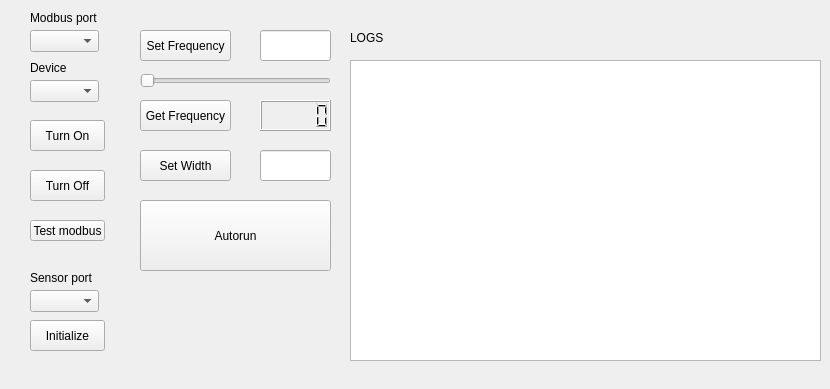
<?xml version="1.0" encoding="UTF-8"?>
<ui version="4.0">
 <class>Form</class>
 <widget class="QWidget" name="Form">
  <property name="geometry">
   <rect>
    <x>0</x>
    <y>0</y>
    <width>830</width>
    <height>389</height>
   </rect>
  </property>
  <property name="windowTitle">
   <string>Form</string>
  </property>
  <widget class="QComboBox" name="comboBox">
   <property name="geometry">
    <rect>
     <x>30</x>
     <y>30</y>
     <width>69</width>
     <height>22</height>
    </rect>
   </property>
  </widget>
  <widget class="QLabel" name="label">
   <property name="geometry">
    <rect>
     <x>30</x>
     <y>10</y>
     <width>91</width>
     <height>16</height>
    </rect>
   </property>
   <property name="text">
    <string>Modbus port</string>
   </property>
  </widget>
  <widget class="QLabel" name="label_2">
   <property name="geometry">
    <rect>
     <x>30</x>
     <y>60</y>
     <width>91</width>
     <height>16</height>
    </rect>
   </property>
   <property name="text">
    <string>Device</string>
   </property>
  </widget>
  <widget class="QComboBox" name="comboBox_2">
   <property name="geometry">
    <rect>
     <x>30</x>
     <y>80</y>
     <width>69</width>
     <height>22</height>
    </rect>
   </property>
  </widget>
  <widget class="QPushButton" name="pushButton_6">
   <property name="geometry">
    <rect>
     <x>30</x>
     <y>120</y>
     <width>75</width>
     <height>31</height>
    </rect>
   </property>
   <property name="text">
    <string>Turn On</string>
   </property>
  </widget>
  <widget class="QPushButton" name="pushButton_2">
   <property name="geometry">
    <rect>
     <x>30</x>
     <y>170</y>
     <width>75</width>
     <height>31</height>
    </rect>
   </property>
   <property name="text">
    <string>Turn Off</string>
   </property>
  </widget>
  <widget class="QPushButton" name="pushButton_7">
   <property name="geometry">
    <rect>
     <x>30</x>
     <y>220</y>
     <width>75</width>
     <height>21</height>
    </rect>
   </property>
   <property name="text">
    <string>Test modbus</string>
   </property>
  </widget>
  <widget class="QPushButton" name="pushButton_8">
   <property name="geometry">
    <rect>
     <x>140</x>
     <y>30</y>
     <width>91</width>
     <height>31</height>
    </rect>
   </property>
   <property name="text">
    <string>Set Frequency</string>
   </property>
  </widget>
  <widget class="QPushButton" name="pushButton_9">
   <property name="geometry">
    <rect>
     <x>140</x>
     <y>100</y>
     <width>91</width>
     <height>31</height>
    </rect>
   </property>
   <property name="text">
    <string>Get Frequency</string>
   </property>
  </widget>
  <widget class="QSlider" name="horizontalSlider_2">
   <property name="geometry">
    <rect>
     <x>140</x>
     <y>70</y>
     <width>191</width>
     <height>21</height>
    </rect>
   </property>
   <property name="orientation">
    <enum>Qt::Horizontal</enum>
   </property>
  </widget>
  <widget class="QLCDNumber" name="lcdNumber_2">
   <property name="geometry">
    <rect>
     <x>260</x>
     <y>100</y>
     <width>71</width>
     <height>31</height>
    </rect>
   </property>
  </widget>
  <widget class="QLineEdit" name="lineEdit">
   <property name="geometry">
    <rect>
     <x>260</x>
     <y>30</y>
     <width>71</width>
     <height>31</height>
    </rect>
   </property>
  </widget>
  <widget class="QPushButton" name="pushButton_10">
   <property name="geometry">
    <rect>
     <x>140</x>
     <y>150</y>
     <width>91</width>
     <height>31</height>
    </rect>
   </property>
   <property name="text">
    <string>Set Width</string>
   </property>
  </widget>
  <widget class="QLineEdit" name="lineEdit_2">
   <property name="geometry">
    <rect>
     <x>260</x>
     <y>150</y>
     <width>71</width>
     <height>31</height>
    </rect>
   </property>
  </widget>
  <widget class="QPushButton" name="pushButton_11">
   <property name="geometry">
    <rect>
     <x>140</x>
     <y>200</y>
     <width>191</width>
     <height>71</height>
    </rect>
   </property>
   <property name="text">
    <string>Autorun</string>
   </property>
  </widget>
  <widget class="QComboBox" name="comboBox_3">
   <property name="geometry">
    <rect>
     <x>30</x>
     <y>290</y>
     <width>69</width>
     <height>22</height>
    </rect>
   </property>
  </widget>
  <widget class="QLabel" name="label_3">
   <property name="geometry">
    <rect>
     <x>30</x>
     <y>270</y>
     <width>91</width>
     <height>16</height>
    </rect>
   </property>
   <property name="text">
    <string>Sensor port</string>
   </property>
  </widget>
  <widget class="QPushButton" name="pushButton_12">
   <property name="geometry">
    <rect>
     <x>30</x>
     <y>320</y>
     <width>75</width>
     <height>31</height>
    </rect>
   </property>
   <property name="text">
    <string>Initialize</string>
   </property>
  </widget>
  <widget class="QLabel" name="label_4">
   <property name="geometry">
    <rect>
     <x>350</x>
     <y>30</y>
     <width>91</width>
     <height>16</height>
    </rect>
   </property>
   <property name="text">
    <string>LOGS</string>
   </property>
  </widget>
  <widget class="QTextEdit" name="textEdit">
   <property name="geometry">
    <rect>
     <x>350</x>
     <y>60</y>
     <width>471</width>
     <height>301</height>
    </rect>
   </property>
  </widget>
 </widget>
 <resources/>
 <connections/>
</ui>
